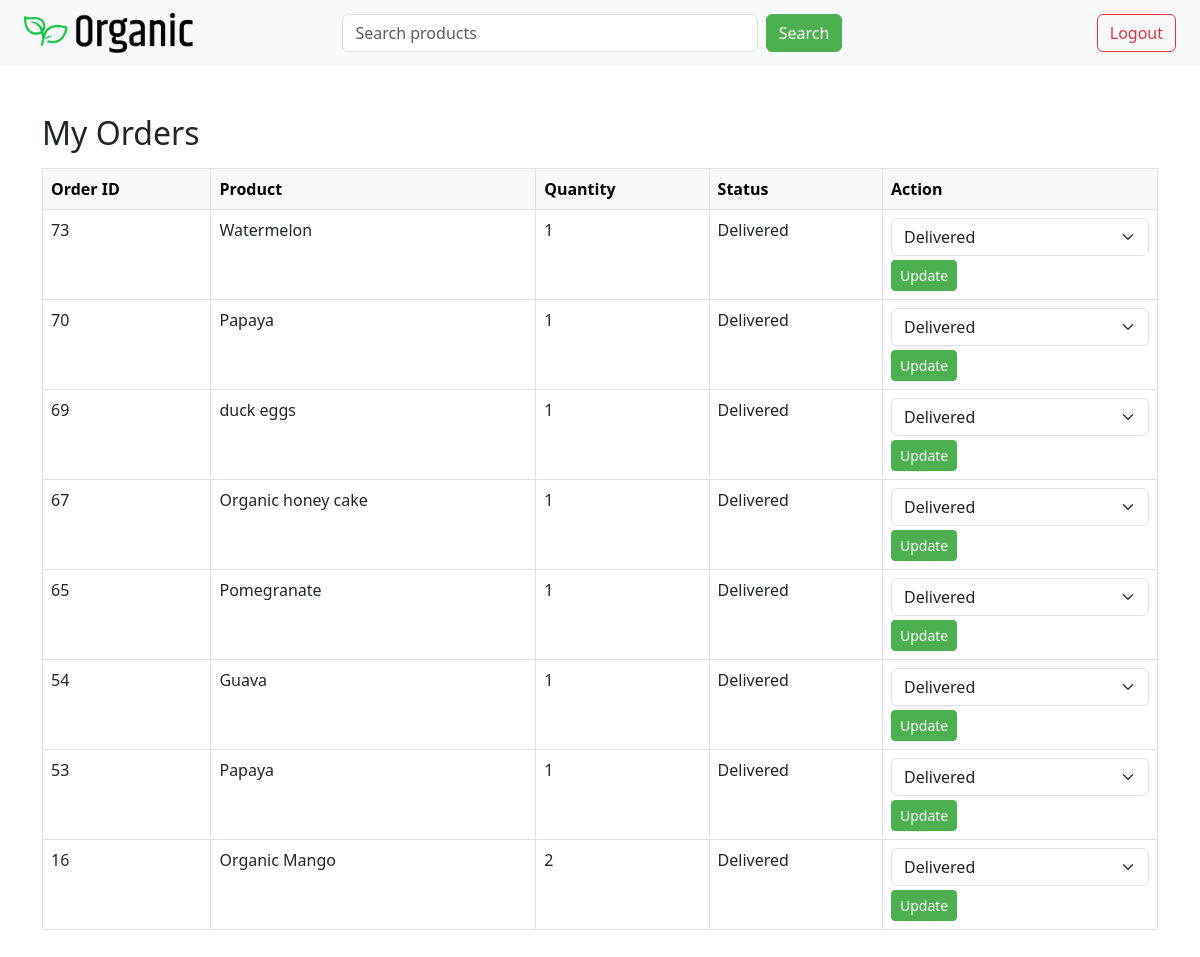
Page /farmerorders/ (signed in) on the committed database.
### home/models.py (models this page shows, shortened)
class FarmerOrder(models.Model):
    farmer = models.ForeignKey(User, on_delete=models.CASCADE, related_name='farmer_orders')
    order_item = models.ForeignKey(OrderItem, on_delete=models.CASCADE)
    status = models.CharField(max_length=20, choices=Order.STATUS_CHOICES, default='Pending')
    created_at = models.DateTimeField(default=timezone.now, editable=False)
    updated_at = models.DateTimeField(auto_now=True)

class OrderItem(models.Model):
    order = models.ForeignKey('Order', on_delete=models.CASCADE)
    product = models.ForeignKey('Product', on_delete=models.CASCADE)
    quantity = models.PositiveIntegerField(default=1)
    price = models.DecimalField(max_digits=8, decimal_places=2)

class Order(models.Model):
    STATUS_CHOICES = [
        ('Pending', 'Pending'),
        ('Shipped', 'Shipped'),
        ('Out for Delivery', 'Out for Delivery'),
        ('Delivered', 'Delivered'),
        ('Cancelled', 'Cancelled'),
    ]
    user = models.ForeignKey(User, on_delete=models.CASCADE)
    address = models.CharField(max_length=255, default='No address')
    payment_method = models.CharField(max_length=50, default='Cash on Delivery')
    status = models.CharField(max_length=20, choices=STATUS_CHOICES, default='Pending')
    created_at = models.DateTimeField(auto_now_add=True)
    total_amount = models.DecimalField(max_digits=10, decimal_places=2, default=0)

class Product(models.Model):
    UNIT_CHOICES = [
        ('kg', 'Kilogram'),
        ('g', 'Gram'),
        ('l', 'Litre'),
        ('ml', 'Millilitre'),
        ('pcs', 'Pieces'),
        ('bottle', 'Bottle'),
        ('packet', 'Packet'),
    ]
    name = models.CharField(max_length=30)
    price = models.DecimalField(max_digits=8, decimal_places=2)
    details = models.TextField()
    image = models.ImageField(upload_to='products/', null=True, blank=True)
    ctgry = models.ForeignKey('Category', on_delete=models.CASCADE, null=True, blank=True)
    user = models.ForeignKey(User, on_delete=models.CASCADE)  # Seller
    created_at = models.DateTimeField(auto_now_add=True)
    unit = models.CharField(max_length=10, choices=UNIT_CHOICES, default='kg')
    stock = models.PositiveIntegerField(default=0)

### home/views.py (the view, shortened to what this page needs)
# urls.py: path('farmerorders/', farmer_ordersfn),
@login_required
def farmer_ordersfn(request):
    orders = FarmerOrder.objects.filter(farmer=request.user).select_related(
        'order_item', 'order_item__product', 'order_item__order'
    ).order_by('-id')
    return render(request, 'farmer/orders.html', {'orders': orders})

### home/templates/farmer/orders.html (shortened to what this page needs)
{% extends 'base.html' %}
{% block content %}
<div class="container mt-4">
  <h2>My Orders</h2>
  <table class="table table-bordered mt-3">
    <thead class="table-light">
      <tr>
        <th>Order ID</th>
        <th>Product</th>
        <th>Quantity</th>
        <th>Status</th>
        <th>Action</th>
      </tr>
    </thead>
    <tbody>
      {% for order in orders %}
      <tr>
        <td>{{ order.order_item.order.id }}</td>
        <td>{{ order.order_item.product.name }}</td>
        <td>{{ order.order_item.quantity }}</td>
        <td>{{ order.status }}</td>
        <td>
          <form method="post" action="/farmerorders/">
            <select name="status" class="form-select mb-1">
              <option value="Delivered" {% if order.status == "Delivered" %}selected{% endif %}>Delivered</option>
            </select>
            <button type="submit" class="btn btn-success btn-sm">Update</button>
          </form>
        </td>
      </tr>
      {% empty %}
      <tr>
        <td colspan="5" class="text-center">No orders found.</td>
      </tr>
      {% endfor %}
    </tbody>
  </table>
</div>
{% endblock %}

### home/templates/base.html (style rules this page uses)
.btn-success { background-color: #4CAF50; border-color: #4CAF50; }

### rows in the picture
FarmerOrder: order_item.order.id "73", order_item.product.name "Watermelon", order_item.quantity "1", status "Delivered"
FarmerOrder: order_item.order.id "70", order_item.product.name "Papaya", order_item.quantity "1", status "Delivered"
FarmerOrder: order_item.order.id "69", order_item.product.name "duck eggs", order_item.quantity "1", status "Delivered"
FarmerOrder: order_item.order.id "67", order_item.product.name "Organic honey cake", order_item.quantity "1", status "Delivered"
FarmerOrder: order_item.order.id "65", order_item.product.name "Pomegranate", order_item.quantity "1", status "Delivered"
FarmerOrder: order_item.order.id "54", order_item.product.name "Guava", order_item.quantity "1", status "Delivered"
FarmerOrder: order_item.order.id "53", order_item.product.name "Papaya", order_item.quantity "1", status "Delivered"
FarmerOrder: order_item.order.id "16", order_item.product.name "Organic Mango", order_item.quantity "2", status "Delivered"
